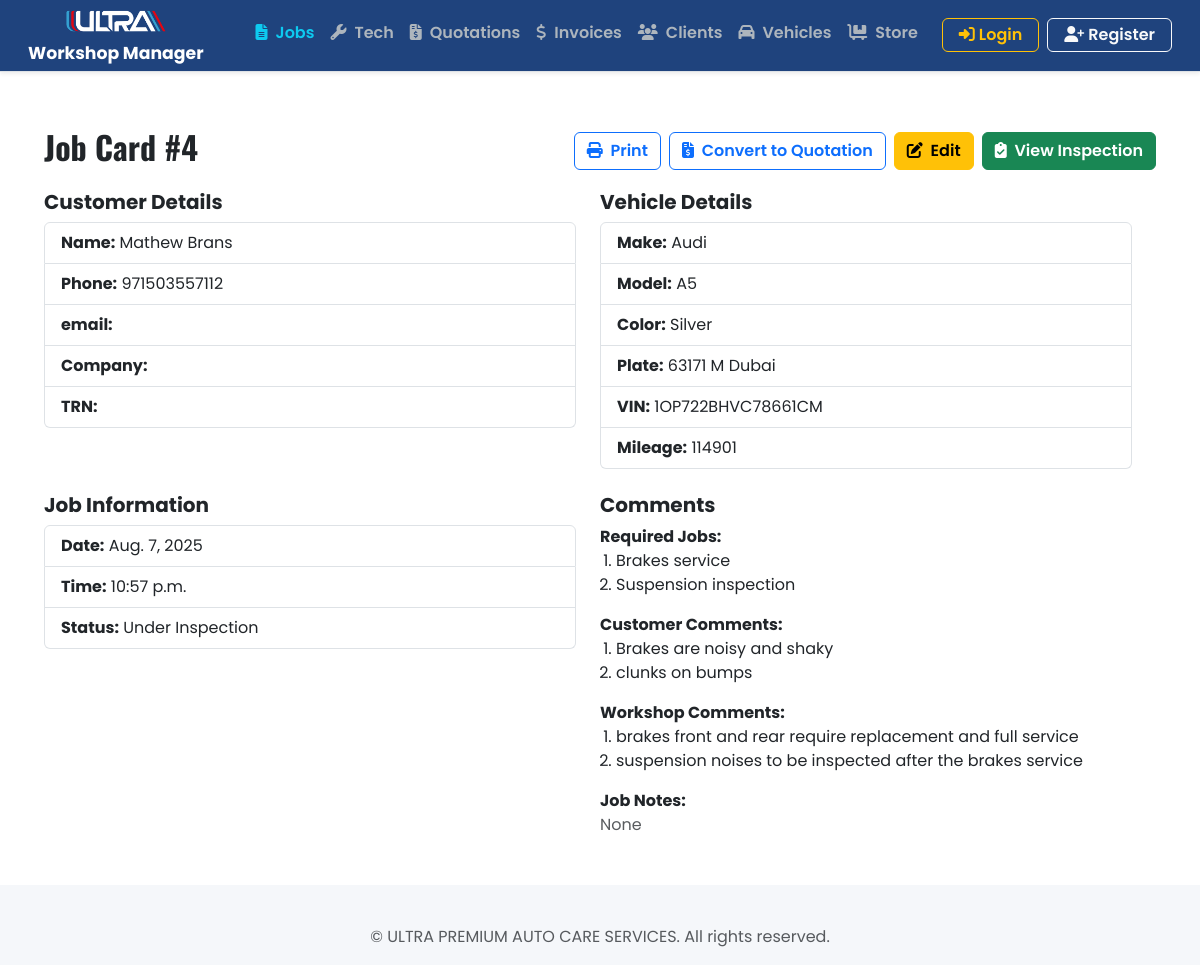
The app's page /jobcards/4/ with its own data.
### jobcards/models.py (models this page shows, shortened)
class JobCard(models.Model):
    objects = models.Manager()  # Default manager for admin, migrations, and normal queries
    active = ActiveJobCardManager()
    completed = CompletedJobCardManager()
    customer = models.ForeignKey(Customer, on_delete=models.CASCADE, related_name='jobcards')
    vehicle = models.ForeignKey(Vehicle, on_delete=models.CASCADE, related_name='jobcards')
    date = models.DateField(default=datetime.date.today)
    time = models.TimeField(default=datetime.time(0, 0))
    job_status = models.CharField(
        max_length=50,
        choices=[
            ('under_inspection', 'Under Inspection'),
            ('inspection_completed', 'Inspection Completed'),
            ('parts_sourcing', 'Parts Sourcing'),
            ('quote_issued', 'Quote Issued'),
            ('pending_approval', 'Pending Approval'),
            ('waiting_parts', 'Waiting Parts'),
            ('work_in_progress', 'Work in Progress'),
            ('work_completed', 'Work Completed'),
            ('under_testing', 'Under Testing'),
            ('ready_washing', 'Ready for Washing'),
            ('ready_collection', 'Ready for Collection'),
            ('delivered', 'Delivered'),
        ],
        default='under_inspection'
    )
    customer_comments = models.TextField(blank=True, null=True)
    workshop_comments = models.TextField(blank=True, null=True)
    required_jobs = models.TextField(blank=True, null=True)
    created_at = models.DateTimeField(auto_now_add=True)

### customers/models.py (models this page shows, shortened)
class Customer(models.Model):
    name = models.CharField(max_length=100)
    phone = models.CharField(max_length=20)
    email = models.EmailField(blank=True, null=True)
    company = models.CharField(max_length=150, blank=True, null=True)
    trn = models.CharField(max_length=20, blank=True, null=True)

### vehicles/models.py (models this page shows, shortened)
class Vehicle(models.Model):
    customer = models.ForeignKey(Customer, on_delete=models.CASCADE, related_name="vehicles")
    make = models.CharField(max_length=50)
    model = models.CharField(max_length=50)
    color = models.CharField(max_length=30)
    year = models.PositiveIntegerField()
    plate = models.CharField(help_text="number + code + city", max_length=20, unique=True)
    vin = models.CharField(help_text="16 digits", max_length=50, blank=True, null=True)
    mileage = models.PositiveIntegerField(help_text="Enter current mileage in KM", null=True, blank=True)

### jobcards/views.py (the view, shortened to what this page needs)
# urls.py: path('<int:pk>/', JobCardDetailView.as_view(), name='jobcard_detail'),
class JobCardDetailView(DetailView):
    model = JobCard
    template_name = 'jobcards/detail.html'
    context_object_name = 'jobcard'
    def get_context_data(self, **kwargs):
        context = super().get_context_data(**kwargs)
        context['quotation_exists'] = hasattr(self.object, 'quotation')
        return context

### jobcards/templates/jobcards/detail.html (shortened to what this page needs)
{% extends 'core/base.html' %}
{% load static %}
{% load widget_tweaks %}
{% block extra_css %}
<link rel="stylesheet" href="{% static 'css/print.css' %}" media="print">
{% endblock %}
{% block content %}
<div class="container mt-4">
    <div class="d-flex justify-content-between align-items-center mb-3 no-print">
        <h2>Job Card #{{ jobcard.id }}</h2>
        <div class="d-flex align-items-center gap-2">
            <a href="{% url 'jobcard_print' jobcard.id %}"
               class="btn btn-outline-primary"
               onclick="window.open(this.href, 'printWindow', 'width=1000,height=800,menubar=no,toolbar=no,location=no,status=no'); return false;">
                <i class="fas fa-print me-1"></i> Print
            </a>
            {% if quotation_exists %}
            <div class="d-flex flex-column align-items-center">
                <button class="btn btn-secondary" disabled>
                    <i class="fas fa-file-invoice-dollar me-1"></i> Quotation Created
                </button>
                <span class="text-muted small">This jobcard already has a quotation.</span>
            </div>
            {% else %}
            <a href="{% url 'quotation_create' jobcard.id %}" class="btn btn-outline-primary">
                <i class="fas fa-file-invoice-dollar me-1"></i> Convert to Quotation
            </a>
            {% endif %}
            <a href="{% url 'jobcard_edit' jobcard.id %}" class="btn btn-warning">
                <i class="fas fa-edit me-1"></i> Edit
            </a>
            {% if jobcard.inspection_report %}
            <a href="{% url 'inspections:inspection_detail' jobcard.inspection_report.id %}" class="btn btn-success">
                <i class="fas fa-clipboard-check me-1"></i> View Inspection
            </a>
            {% else %}
            <a href="{% url 'inspections:create_inspection_report' jobcard.id %}" class="btn btn-primary">
                <i class="fas fa-clipboard-list me-1"></i> Start Inspection
            </a>
            {% endif %}
        </div>
    </div>
    <div class="row">
        <div class="col-md-6">
            <h5>Customer Details</h5>
            <ul class="list-group">
                <li class="list-group-item"><strong>Name:</strong> {{ jobcard.customer.name }}</li>
                <li class="list-group-item"><strong>Phone:</strong> {{ jobcard.customer.phone }}</li>
                <li class="list-group-item"><strong>email:</strong> {{ jobcard.customer.email }}</li>
                <li class="list-group-item"><strong>Company:</strong> {{ jobcard.customer.company }}</li>
                <li class="list-group-item"><strong>TRN:</strong> {{ jobcard.customer.trn }}</li>
            </ul>
        </div>
        <div class="col-md-6">
            <h5>Vehicle Details</h5>
            <ul class="list-group">
                <li class="list-group-item"><strong>Make:</strong> {{ jobcard.vehicle.make }}</li>
                <li class="list-group-item"><strong>Model:</strong> {{ jobcard.vehicle.model }}</li>
                <li class="list-group-item"><strong>Color:</strong> {{ jobcard.vehicle.color }}</li>
                <li class="list-group-item"><strong>Plate:</strong> {{ jobcard.vehicle.plate }}</li>
                <li class="list-group-item"><strong>VIN:</strong> {{ jobcard.vehicle.vin }}</li>
                <li class="list-group-item"><strong>Mileage:</strong> {{ jobcard.vehicle.mileage }}</li>
            </ul>
        </div>
    </div>
    <div class="row mt-4">
        <div class="col-md-6">
            <h5>Job Information</h5>
            <ul class="list-group">
                <li class="list-group-item"><strong>Date:</strong> {{ jobcard.date }}</li>
                <li class="list-group-item"><strong>Time:</strong> {{ jobcard.time }}</li>
                <li class="list-group-item"><strong>Status:</strong> {{ jobcard.get_job_status_display }}</li>
            </ul>
        </div>
        <div class="col-md-6">
            <h5>Comments</h5>
            <div class="mb-3">
                <strong>Required Jobs:</strong>
                {% if jobcard.required_jobs %}
                <ol class="ps-3">
                    {% for line in jobcard.required_jobs.splitlines %}
                    {% if line.strip %}<li>{{ line }}</li>{% endif %}
                    {% endfor %}
                </ol>
                {% else %}
                <p class="text-muted">None</p>
                {% endif %}
            </div>
            <div class="mb-3">
                <strong>Customer Comments:</strong>
                {% if jobcard.customer_comments %}
                <ol class="ps-3">
                    {% for line in jobcard.customer_comments.splitlines %}
                    {% if line.strip %}<li>{{ line }}</li>{% endif %}
                    {% endfor %}
                </ol>
                {% else %}
                <p class="text-muted">None</p>
                {% endif %}
            </div>
            <div class="mb-3">
                <strong>Workshop Comments:</strong>
                {% if jobcard.workshop_comments %}
                <ol class="ps-3">
                    {% for line in jobcard.workshop_comments.splitlines %}
                    {% if line.strip %}<li>{{ line }}</li>{% endif %}
                    {% endfor %}
                </ol>
                {% else %}
                <p class="text-muted">None</p>
                {% endif %}
            </div>
            <div class="mb-3">
                <strong>Job Notes:</strong>
                {% with job_notes=jobcard.job_notes.all %}
                    {% if job_notes %}
                    <ol class="ps-3">
                        {% for note in job_notes %}
                        <li>{{ note.note }}</li>
                        {% endfor %}
                    </ol>
                    {% else %}
                    <p class="text-muted">None</p>
                    {% endif %}
                {% endwith %}
            </div>
        </div>
    </div>
</div>
{% endblock %}

### core/static/css/base.css (style rules this page uses)
body { background-color: #f5f7fa; overflow-x: hidden; margin: 0; padding: 0; font-family: 'Poppins', sans-serif; font-weight: 400; height: 100vh; }
h1, h2 { font-family: 'Oswald', sans-serif; font-weight: 700; }
h3, h4, h5, h6, .subheading { font-family: 'Poppins', sans-serif; font-weight: 700; }
.row { width: 100%; align-items: flex-start; }
.nav-link, .btn, .card-title { font-family: 'Poppins', sans-serif; font-weight: 600; }

### jobcards/static/css/print.css (style rules this page uses)
body { font-family: 'Segoe UI', Tahoma, Geneva, Verdana, sans-serif; line-height: 1.5; color: #333; }
.ps-3 { padding-left: 1rem; }
.mb-3 { margin-bottom: 1rem; }
.mt-4 { margin-top: 1.5rem; }

### records on screen
JobCard: id "4", customer.name "Mathew Brans", customer.phone "971503557112", vehicle.make "Audi", vehicle.model "A5", vehicle.color "Silver", vehicle.plate "63171 M Dubai", vehicle.vin "1OP722BHVC78661CM", vehicle.mileage "114901", date "Aug. 7, 2025", time "10:57 p.m.", job_status "Under Inspection"

### other values on screen
{{ line }} "Brakes service" "Suspension inspection"
{{ line }} "Brakes are noisy and shaky" "clunks on bumps"
{{ line }} "brakes front and rear require replacement and full service" "suspension noises to be inspected after the brakes service"
